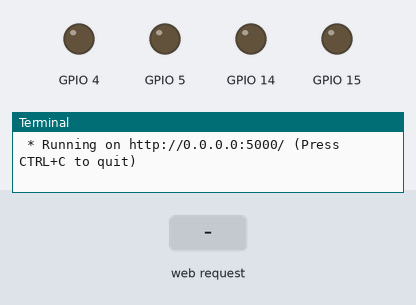
Bench run of a program on a simulated Raspberry Pi (BCM pin numbers). On the bench: output pins drawn as LEDs (lit = HIGH), the last lines printed to the terminal. The inputs (shaded band) are chosen by the test bench. The clock reads 2024-03-15 10:24:30 at power-on unless the program sets it.

Above: at 1.2 s.
1.3 s: HTTP request for /one_on received
At 2.2 s:
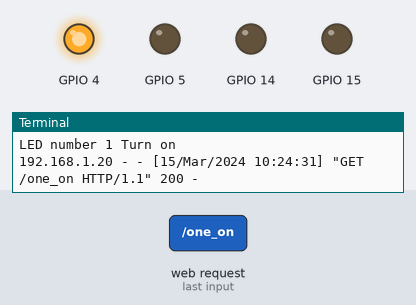
2.8 s: HTTP request for /two_on received
At 3.4 s:
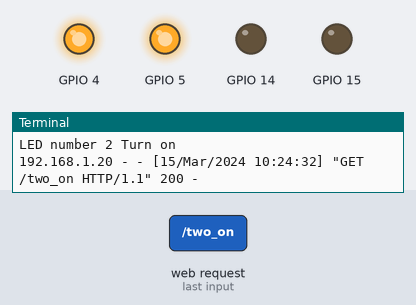
4.3 s: HTTP request for /three_on received
At 5.5 s:
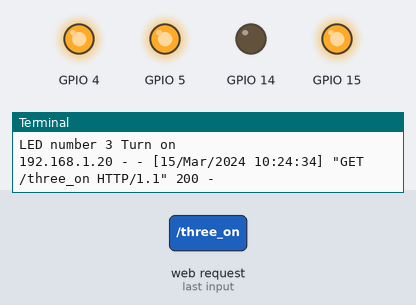
5.8 s: HTTP request for /four_on received
At 6.9 s:
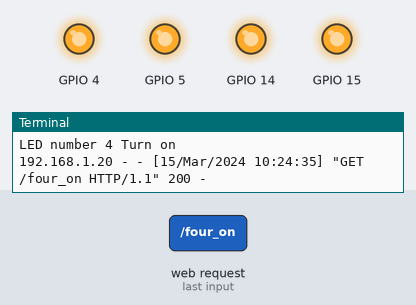
7.3 s: HTTP request for /one_off received
At 8.0 s:
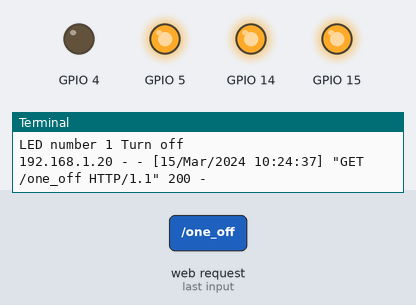
Timing chart, 0 to 9.8 s (numbered marks = the images above; inputs shaded):
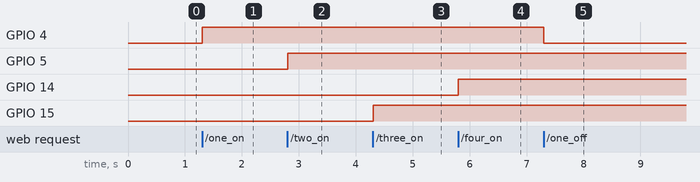

Measured:
- after the input at 1.3 s, GPIO 4: LOW → HIGH at once
- after the input at 2.8 s, GPIO 5: LOW → HIGH at once
- after the input at 4.3 s, GPIO 15: LOW → HIGH at once
- after the input at 5.8 s, GPIO 14: LOW → HIGH at once
- after the input at 7.3 s, GPIO 4: HIGH → LOW at once

The program:

exercise1-2.py
```python
import RPi.GPIO as GPIO
from time import sleep

from flask import Flask
app = Flask(__name__)

@app.route('/')
def hello():
    return "hello world"

@app.route('/<onoff>')
def ledonoff(onoff):
    if onoff == "one_on":
        print("LED number 1 Turn on")
        GPIO.output(4,1)
        return "LED number 1 Turn on"
    elif onoff == "two_on":
        print("LED number 2 Turn on")
        GPIO.output(5,1)
        return "LED number 2 Turn on"
    elif onoff == "three_on":
        print("LED number 3 Turn on")
        GPIO.output(15,1)
        return "LED number 3 Turn on"
    elif onoff == "four_on":
        print("LED number 4 Turn on")
        GPIO.output(14,1)
        return "LED number 4 Turn on"
    elif onoff == "one_off":
        print("LED number 1 Turn off")
        GPIO.output(4,0)
        return "LED number 1 Turn off"
    elif onoff == "two_off":
        print("LED number 2 Turn off")
        GPIO.output(5,0)
        return "LED number 2 Turn off"
    elif onoff == "three_off":
        print("LED number 3 Turn off")
        GPIO.output(15,0)
        return "LED number 3 Turn off"
    elif onoff == "four_off":
        print("LED number 4 Turn off")
        GPIO.output(14,0)
        return "LED number 4 Turn off"


if __name__ == "__main__":
    GPIO.setmode(GPIO.BCM)
    GPIO.setup([4,5,14,15],GPIO.OUT,initial=GPIO.LOW)
    app.run(host='0.0.0.0', port=5000, debug=True)

# http://a555007a338a.ngrok.io
```
